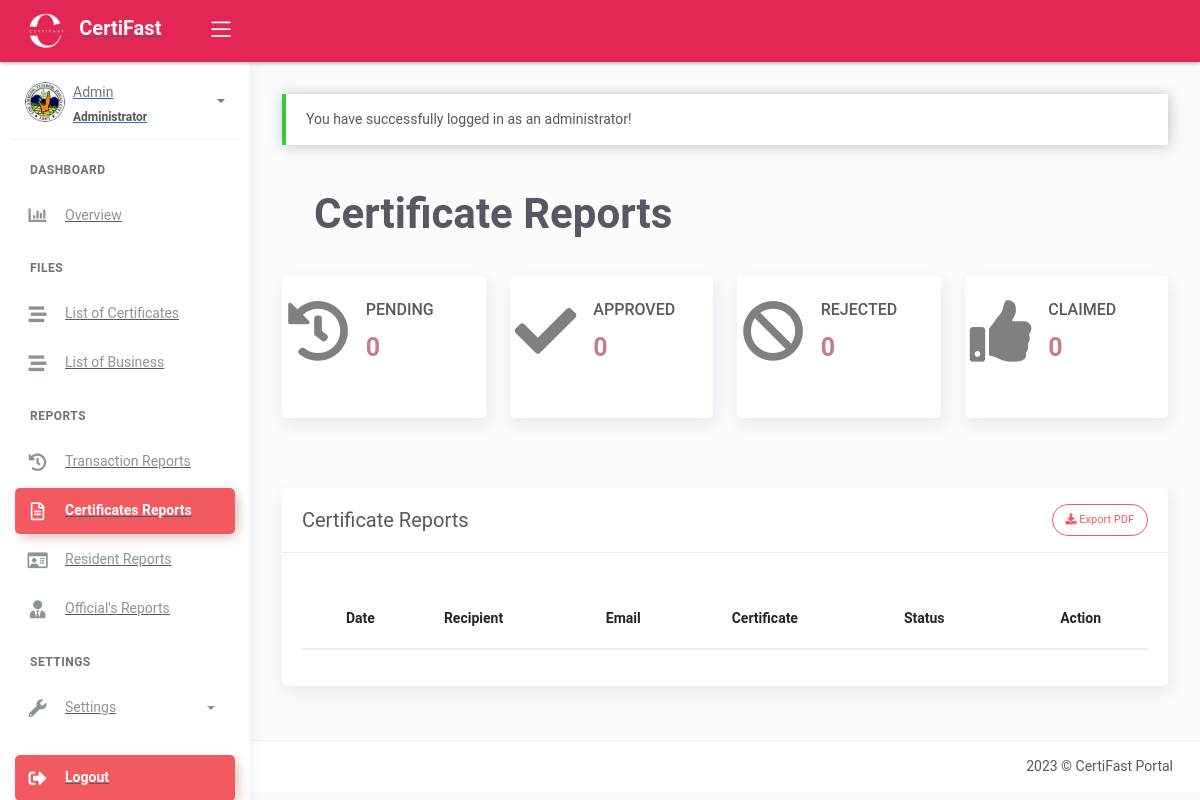
The page /certificates_reports.php (signed in) on the database as committed earlier.
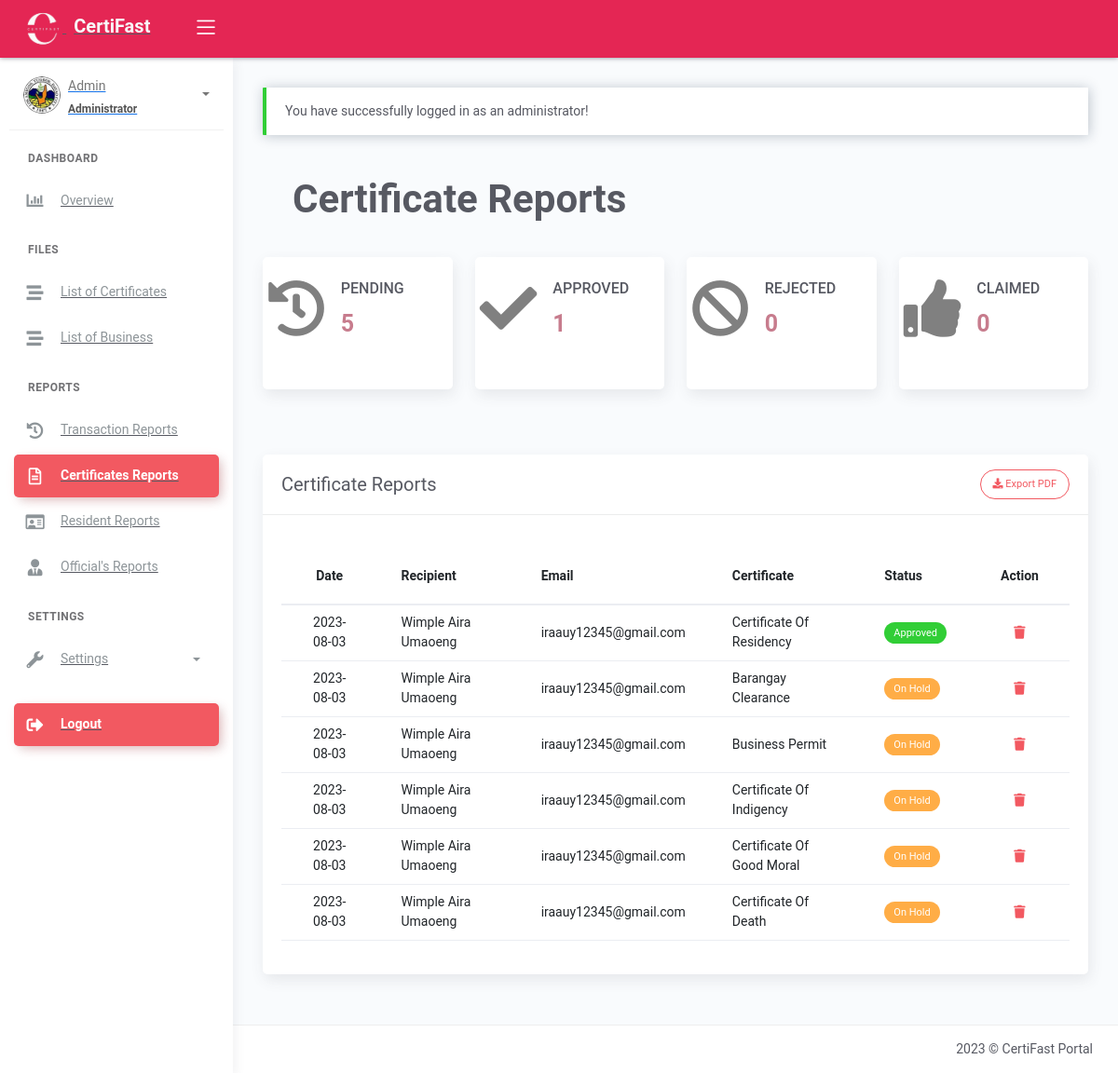
The same page on the database as committed later.
### tables this page shows
CREATE TABLE `tblresident_requested` (
  `cert_id` int(11) NOT NULL AUTO_INCREMENT,
  `resident_name` varchar(100) NOT NULL,
  `certificate_name` varchar(50) NOT NULL,
  `purok` varchar(50) NOT NULL,
  `email` varchar(50) NOT NULL,
  `date_applied` date NOT NULL DEFAULT current_timestamp(),
  `status` varchar(50) NOT NULL,
  PRIMARY KEY (`cert_id`)
);

### certificates_reports.php (the view, shortened to what the rows shown need)
<?php include 'server/server.php' ?>
<?php
    $sql = "SELECT * FROM tblresident_requested WHERE status IN('on hold','claimed','approved','rejected')";
    $result = $conn->query($sql);
    $resident = array();
    while ($row = $result->fetch_assoc()) {
    $status = $row['status'];
    $statusBadge = '';
    if ($status == 'on hold') {
        $statusBadge = '<span class="badge badge-warning">On Hold</span>';
    } elseif ($status == 'approved') {
        $statusBadge = '<span class="badge badge-success">Approved</span>';
    } elseif ($status == 'rejected') {
        $statusBadge = '<span class="badge badge-danger">Rejected</span>';
    } elseif ($status == 'claimed') {
        $statusBadge = '<span class="badge badge-danger">Claimed</span>';
    }
    $row['residency_badge'] = $statusBadge;
    if ($status == 'on hold') {
        $resident[] = $row;
    } elseif ($status == 'approved') {
        $resident[] = $row;
    } elseif ($status == 'rejected') {
        $resident[] = $row;
    } elseif ($status == 'claimed') {
        $resident[] = $row;
    }
}
?>
<!DOCTYPE html>
<html lang="en">
<head>
	<?php include 'templates/header.php' ?>
</head>
<body>
	<div class="wrapper">
		<div class="main-panel">
			<div class="content">
					<div class="page-inner mt-2">
                        <div class="panel-header">
                                <div class="page-inner">
                                    <div class="d-flex align-items-left align-items-md-center flex-column flex-md-row">
                                        <div>
                                            <h1 class="text-center fw-bold" style="font-size: 300%;">Certificate Reports</h1>
                                        </div>
                                    </div>
                                </div>
                            </div>
                        <div class="row">
                            <div class="col-md-3">
                                <div class="card card-stats card card-round">
                                    <div class="card-body">
                                        <div class="row">
                                            <div class="col-2 col-stats">
                                                <div class="numbers mt-2">
                                                    <h2 class="text-uppercase" style="font-size: 16px;">Pending</h2>
                                                </div>
                                            </div>
                                        </div>
                                    </div>
                                </div>
                            </div>
                            <div class="col-md-3">
                                <div class="card card-stats card card-round" >
                                    <div class="card-body">
                                        <div class="row">
                                            <div class="col-2 col-stats">
                                                <div class="numbers mt-2">
                                                    <h2 class="text-uppercase" style="font-size: 16px;">Approved</h2>
                                                </div>
                                            </div>
                                        </div>
                                    </div>
                                </div>
                            </div>
                            <div class="col-md-3">
                                <div class="card card-stats card card-round">
                                    <div class="card-body">
                                        <div class="row">
                                            <div class="col-2 col-stats">
                                                <div class="numbers mt-2">
                                                    <h2 class="text-uppercase" style="font-size: 16px;">Claimed</h2>
                                                </div>
                                            </div>
                                        </div>
                                    </div>
                                </div>
                            </div>
					    </div>
					</div>
                    <div class="page-inner">
                        <div class="row mt--2">
                            <div class="col-md-12">
                                <div class="card">
                                    <div class="card-body">
                                        <div class="table-responsive mt-3">
                                            <table id="residenttable" class="table">
                                                <thead>
                                                    <tr>
                                                        <th class="text-center" scope="col">Date</th>
                                                        <th scope="col">Recipient</th>
                                                        <th scope="col">Email</th>
                                                        <th scope="col">Certificate</th>
                                                        <th scope="col">Status</th>
                                                        <th class="text-center" scope="col">Action</th>
                                                    </tr>
                                                </thead>
                                                <tbody>
                                                    <?php if(!empty($resident)): ?>
                                                        <?php $no=1; foreach($resident as $row): ?>
                                                        <tr>
                                                            <td class="text-center"><?= $row['date_applied'] ?></td>
                                                            <td><?= $row['resident_name'] ?></td>
                                                            <td><?= $row['email'] ?></td>
                                                            <td><?= ucwords($row['certificate_name']) ?></td>
                                                            <td><?= $row['residency_badge'] ?></td>
                                                            <td class="text-center">
                                                                <div class="form-button-action">
                                                                    <?php if(isset($_SESSION['username']) && $_SESSION['role']=='administrator'):?>
                                                                    <a type="button" data-toggle="tooltip" href="model/remove_resident_cert.php?id=<?= $row['cert_id'] ?>" onclick="return confirm('Are you sure you want to delete this data?');" class="btn btn-link btn-danger" data-original-title="Remove">
                                                                        <i class="fas fa-trash"></i>
                                                                    </a>
                                                                    <?php endif ?>
                                                                </div>
                                                            </td>
                                                        </tr>
                                                        <?php $no++; endforeach ?>
                                                    <?php endif ?>
                                                </tbody>
                                            </table>
                                        </div>
                                    </div>
                                </div>
                            </div>
                        </div>
                    </div>
				</div>
	        </div>
	    </div>
</body>
</html>

Rows that differ between the two databases and show on the page:
added tblresident_requested: date_applied "2023-08-03", resident_name "Wimple Aira Umaoeng", email "iraauy12345@gmail.com", certificate_name "Certificate Of Residency", status "Approved"
added tblresident_requested: date_applied "2023-08-03", resident_name "Wimple Aira Umaoeng", email "iraauy12345@gmail.com", certificate_name "Barangay Clearance", status "On Hold"
added tblresident_requested: date_applied "2023-08-03", resident_name "Wimple Aira Umaoeng", email "iraauy12345@gmail.com", certificate_name "Business Permit", status "On Hold"
added tblresident_requested: date_applied "2023-08-03", resident_name "Wimple Aira Umaoeng", email "iraauy12345@gmail.com", certificate_name "Certificate Of Indigency", status "On Hold"
added tblresident_requested: date_applied "2023-08-03", resident_name "Wimple Aira Umaoeng", email "iraauy12345@gmail.com", certificate_name "Certificate Of Good Moral", status "On Hold"
added tblresident_requested: date_applied "2023-08-03", resident_name "Wimple Aira Umaoeng", email "iraauy12345@gmail.com", certificate_name "Certificate Of Death", status "On Hold"
Other text that changed with them:
$revenue1['pending']: "0" → "5"
$residencyCount: "0" → "1"
